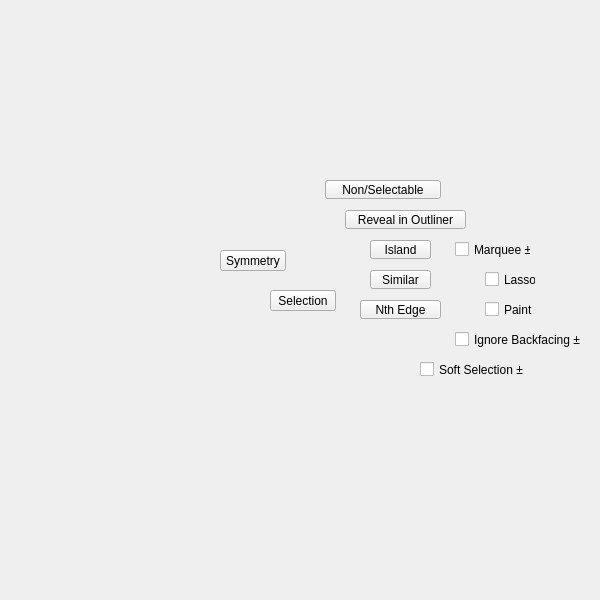
<?xml version="1.0" encoding="UTF-8"?>
<ui version="4.0">
 <class>QtUi</class>
 <widget class="QMainWindow" name="QtUi">
  <property name="enabled">
   <bool>true</bool>
  </property>
  <property name="geometry">
   <rect>
    <x>0</x>
    <y>0</y>
    <width>600</width>
    <height>600</height>
   </rect>
  </property>
  <property name="sizePolicy">
   <sizepolicy hsizetype="Ignored" vsizetype="Ignored">
    <horstretch>0</horstretch>
    <verstretch>0</verstretch>
   </sizepolicy>
  </property>
  <property name="minimumSize">
   <size>
    <width>0</width>
    <height>0</height>
   </size>
  </property>
  <property name="maximumSize">
   <size>
    <width>600</width>
    <height>600</height>
   </size>
  </property>
  <property name="toolButtonStyle">
   <enum>Qt::ToolButtonIconOnly</enum>
  </property>
  <property name="tabShape">
   <enum>QTabWidget::Triangular</enum>
  </property>
  <property name="dockNestingEnabled">
   <bool>true</bool>
  </property>
  <property name="dockOptions">
   <set>QMainWindow::AllowNestedDocks|QMainWindow::AllowTabbedDocks|QMainWindow::AnimatedDocks|QMainWindow::ForceTabbedDocks</set>
  </property>
  <widget class="QWidget" name="widget">
   <property name="sizePolicy">
    <sizepolicy hsizetype="Ignored" vsizetype="Ignored">
     <horstretch>0</horstretch>
     <verstretch>0</verstretch>
    </sizepolicy>
   </property>
   <widget class="QPushButton" name="i009">
    <property name="geometry">
     <rect>
      <x>270</x>
      <y>290</y>
      <width>66</width>
      <height>21</height>
     </rect>
    </property>
    <property name="minimumSize">
     <size>
      <width>0</width>
      <height>21</height>
     </size>
    </property>
    <property name="maximumSize">
     <size>
      <width>16777215</width>
      <height>21</height>
     </size>
    </property>
    <property name="accessibleName">
     <string>selection</string>
    </property>
    <property name="text">
     <string>Selection</string>
    </property>
   </widget>
   <widget class="QPushButton" name="i021">
    <property name="geometry">
     <rect>
      <x>220</x>
      <y>250</y>
      <width>66</width>
      <height>21</height>
     </rect>
    </property>
    <property name="minimumSize">
     <size>
      <width>0</width>
      <height>21</height>
     </size>
    </property>
    <property name="maximumSize">
     <size>
      <width>16777215</width>
      <height>21</height>
     </size>
    </property>
    <property name="accessibleName">
     <string>symmetry</string>
    </property>
    <property name="text">
     <string>Symmetry</string>
    </property>
   </widget>
   <widget class="QCheckBox" name="chk006">
    <property name="enabled">
     <bool>true</bool>
    </property>
    <property name="geometry">
     <rect>
      <x>485</x>
      <y>270</y>
      <width>51</width>
      <height>19</height>
     </rect>
    </property>
    <property name="maximumSize">
     <size>
      <width>104</width>
      <height>19</height>
     </size>
    </property>
    <property name="toolTip">
     <string>Select Style: Lasso</string>
    </property>
    <property name="text">
     <string>Lasso ±</string>
    </property>
    <property name="iconSize">
     <size>
      <width>18</width>
      <height>18</height>
     </size>
    </property>
    <property name="checkable">
     <bool>true</bool>
    </property>
   </widget>
   <widget class="PushButton" name="tb000">
    <property name="enabled">
     <bool>true</bool>
    </property>
    <property name="geometry">
     <rect>
      <x>360</x>
      <y>300</y>
      <width>81</width>
      <height>19</height>
     </rect>
    </property>
    <property name="maximumSize">
     <size>
      <width>120</width>
      <height>19</height>
     </size>
    </property>
    <property name="toolTip">
     <string>Select Nth: Select 2 components</string>
    </property>
    <property name="text">
     <string>Nth Edge</string>
    </property>
    <property name="iconSize">
     <size>
      <width>18</width>
      <height>18</height>
     </size>
    </property>
   </widget>
   <widget class="PushButton" name="tb001">
    <property name="enabled">
     <bool>true</bool>
    </property>
    <property name="geometry">
     <rect>
      <x>370</x>
      <y>270</y>
      <width>61</width>
      <height>19</height>
     </rect>
    </property>
    <property name="maximumSize">
     <size>
      <width>111</width>
      <height>19</height>
     </size>
    </property>
    <property name="toolTip">
     <string>Select similar objects or components, depending on selection mode.</string>
    </property>
    <property name="text">
     <string>Similar</string>
    </property>
    <property name="iconSize">
     <size>
      <width>18</width>
      <height>18</height>
     </size>
    </property>
   </widget>
   <widget class="PushButton" name="tb002">
    <property name="enabled">
     <bool>true</bool>
    </property>
    <property name="geometry">
     <rect>
      <x>370</x>
      <y>240</y>
      <width>61</width>
      <height>19</height>
     </rect>
    </property>
    <property name="maximumSize">
     <size>
      <width>111</width>
      <height>19</height>
     </size>
    </property>
    <property name="toolTip">
     <string>Select contiguous faces within a normal range</string>
    </property>
    <property name="text">
     <string>Island</string>
    </property>
    <property name="iconSize">
     <size>
      <width>18</width>
      <height>18</height>
     </size>
    </property>
   </widget>
   <widget class="QCheckBox" name="chk005">
    <property name="enabled">
     <bool>true</bool>
    </property>
    <property name="geometry">
     <rect>
      <x>455</x>
      <y>240</y>
      <width>76</width>
      <height>19</height>
     </rect>
    </property>
    <property name="maximumSize">
     <size>
      <width>104</width>
      <height>19</height>
     </size>
    </property>
    <property name="toolTip">
     <string>Select Style: Marquee</string>
    </property>
    <property name="text">
     <string>Marquee ±</string>
    </property>
    <property name="iconSize">
     <size>
      <width>18</width>
      <height>18</height>
     </size>
    </property>
    <property name="checkable">
     <bool>true</bool>
    </property>
   </widget>
   <widget class="QCheckBox" name="chk007">
    <property name="enabled">
     <bool>true</bool>
    </property>
    <property name="geometry">
     <rect>
      <x>485</x>
      <y>300</y>
      <width>51</width>
      <height>19</height>
     </rect>
    </property>
    <property name="maximumSize">
     <size>
      <width>104</width>
      <height>19</height>
     </size>
    </property>
    <property name="toolTip">
     <string>Select Style: Paint</string>
    </property>
    <property name="text">
     <string>Paint ±</string>
    </property>
    <property name="iconSize">
     <size>
      <width>18</width>
      <height>18</height>
     </size>
    </property>
    <property name="checkable">
     <bool>true</bool>
    </property>
   </widget>
   <widget class="QCheckBox" name="chk004">
    <property name="enabled">
     <bool>true</bool>
    </property>
    <property name="geometry">
     <rect>
      <x>455</x>
      <y>330</y>
      <width>126</width>
      <height>19</height>
     </rect>
    </property>
    <property name="maximumSize">
     <size>
      <width>999</width>
      <height>19</height>
     </size>
    </property>
    <property name="toolTip">
     <string>Select Style: Marquee</string>
    </property>
    <property name="text">
     <string>Ignore Backfacing ±</string>
    </property>
    <property name="iconSize">
     <size>
      <width>18</width>
      <height>18</height>
     </size>
    </property>
    <property name="checkable">
     <bool>true</bool>
    </property>
   </widget>
   <widget class="QCheckBox" name="chk008">
    <property name="enabled">
     <bool>true</bool>
    </property>
    <property name="geometry">
     <rect>
      <x>420</x>
      <y>360</y>
      <width>106</width>
      <height>19</height>
     </rect>
    </property>
    <property name="maximumSize">
     <size>
      <width>999</width>
      <height>19</height>
     </size>
    </property>
    <property name="toolTip">
     <string>Toggle soft select mode.</string>
    </property>
    <property name="text">
     <string>Soft Selection ±</string>
    </property>
    <property name="iconSize">
     <size>
      <width>18</width>
      <height>18</height>
     </size>
    </property>
    <property name="checkable">
     <bool>true</bool>
    </property>
   </widget>
   <widget class="PushButton" name="b000">
    <property name="enabled">
     <bool>true</bool>
    </property>
    <property name="geometry">
     <rect>
      <x>345</x>
      <y>210</y>
      <width>121</width>
      <height>19</height>
     </rect>
    </property>
    <property name="maximumSize">
     <size>
      <width>121</width>
      <height>19</height>
     </size>
    </property>
    <property name="toolTip">
     <string>Expand the outliner to show the currently selected object(s).</string>
    </property>
    <property name="text">
     <string>Reveal in Outliner</string>
    </property>
    <property name="iconSize">
     <size>
      <width>18</width>
      <height>18</height>
     </size>
    </property>
   </widget>
   <widget class="PushButton" name="b001">
    <property name="enabled">
     <bool>true</bool>
    </property>
    <property name="geometry">
     <rect>
      <x>325</x>
      <y>180</y>
      <width>116</width>
      <height>19</height>
     </rect>
    </property>
    <property name="maximumSize">
     <size>
      <width>131</width>
      <height>19</height>
     </size>
    </property>
    <property name="toolTip">
     <string>Expand the outliner to show the currently selected object(s).</string>
    </property>
    <property name="text">
     <string>Non/Selectable</string>
    </property>
    <property name="iconSize">
     <size>
      <width>18</width>
      <height>18</height>
     </size>
    </property>
   </widget>
  </widget>
 </widget>
 <customwidgets>
  <customwidget>
   <class>PushButton</class>
   <extends>QPushButton</extends>
   <header>widgets.pushbutton.h</header>
  </customwidget>
 </customwidgets>
 <resources/>
 <connections/>
 <designerdata>
  <property name="gridDeltaX">
   <number>5</number>
  </property>
  <property name="gridDeltaY">
   <number>10</number>
  </property>
  <property name="gridSnapX">
   <bool>true</bool>
  </property>
  <property name="gridSnapY">
   <bool>true</bool>
  </property>
  <property name="gridVisible">
   <bool>true</bool>
  </property>
 </designerdata>
</ui>
